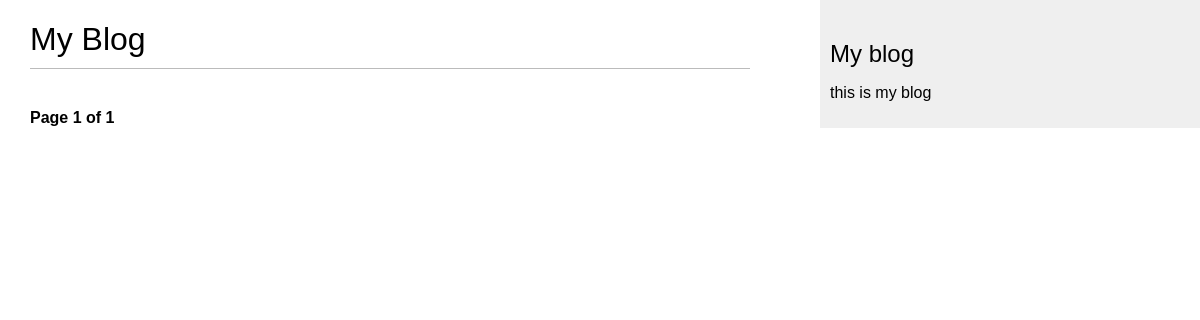
Page /blog/ on the earlier database version.
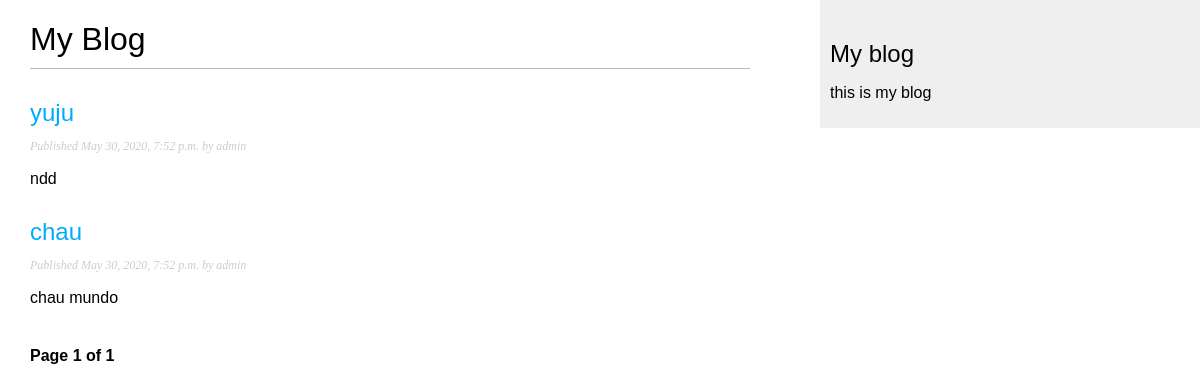
Same page on the later database version.
### blog/models.py (models this page shows, shortened)
class Post(models.Model):
    STATUS_CHOICES = (
        ('draft','Draft'),
        ('published','Published'),
    )
    title = models.CharField(max_length=250)
    slug = models.SlugField(max_length=250, unique_for_date='publish')
    author = models.ForeignKey(User, on_delete=models.CASCADE, related_name='blog_posts')
    body = models.TextField()
    publish = models.DateTimeField(default=timezone.now)
    created = models.DateTimeField(auto_now_add=True)
    updated = models.DateTimeField(auto_now=True)
    status = models.CharField(max_length=10, choices=STATUS_CHOICES, default='draft')
    objects = models.Manager()
    published = PublishedManager()
    class Meta:
        ordering = ('-publish',)
    def get_absolute_url(self):
        return reverse('blog:post_detail',
                       args=[self.publish.year,
                             self.publish.month,
                             self.publish.day,
                             self.slug])

### blog/views.py (the view)
# urls.py: path('', views.PostListView.as_view() ,name='post_list'),
class PostListView(ListView):
    queryset = Post.published.all()
    context_object_name = 'posts'
    paginate_by = 3
    template_name = 'post/list.html'

### blog/templates/post/list.html (shortened to what this page needs)
{% extends "blog/base.html" %}
{% block content %}
 <h1>My Blog</h1>
  {% for post in posts %}
  <h2>
    <a href="{{ post.get_absolute_url }}">
      {{ post.title }}
    </a>
  </h2>
  <p class="date">
    Published {{ post.publish }} by {{ post.author }}
  </p>
  {{ post.body|truncatewords:30|linebreaks }}
  {% endfor %}
  {% include "pagination.html" with page=page_obj %}
{% endblock %}

### blog/templates/blog/base.html (shortened to what this page needs)
{% load static %}
<!DOCTYPE html>
<html lang="en" dir="ltr">
  <head>
    <link href="{% static "/css/blog.css" %}" rel="stylesheet">
  </head>
  <body>
    <div id="content">
      {% block content %}
      {% endblock %}
    </div>
    <div id="sidebar">
      <h2>My blog</h2>
        <p>this is my blog</p>
    </div>
  </body>
</html>

### blog/templates/pagination.html (shortened to what this page needs)
<div class="pagination">
    <span class="step-links">
        <span class="current">
            Page {{ page.number }} of {{ page.paginator.num_pages }}
        </span>
    </span>
</div>

### blog/static/css/blog.css (style rules this page uses)
body { margin:0; padding:0; font-family:helvetica, sans-serif; }
a { color:#00abff; text-decoration:none; }
h1 { font-weight:normal; border-bottom:1px solid #bbb; padding:0 0 10px 0; }
h2 { font-weight:normal; margin:30px 0 0; }
#content { float:left; width:60%; padding:0 0 0 30px; }
#sidebar { float:right; width:30%; padding:10px; background:#efefef; height:100%; }
p.date { color:#ccc; font-family: georgia, serif; font-size: 12px; font-style: italic; }
.pagination { margin:40px 0; font-weight:bold; }

Differences in the rows shown:
added Post: title "yuju", publish "May 30, 2020, 7:52 p.m.", author "admin", body "ndd"
added Post: title "chau", publish "May 30, 2020, 7:52 p.m.", author "admin", body "chau mundo"
